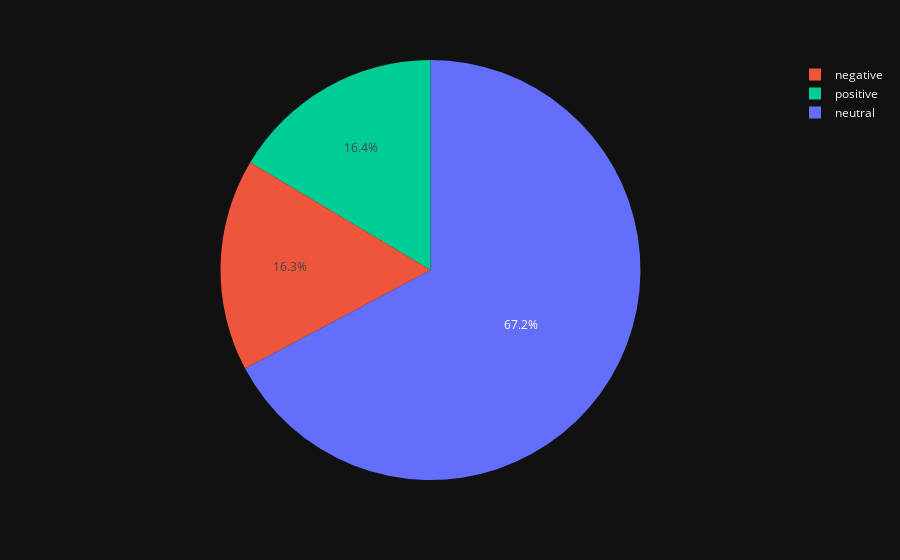
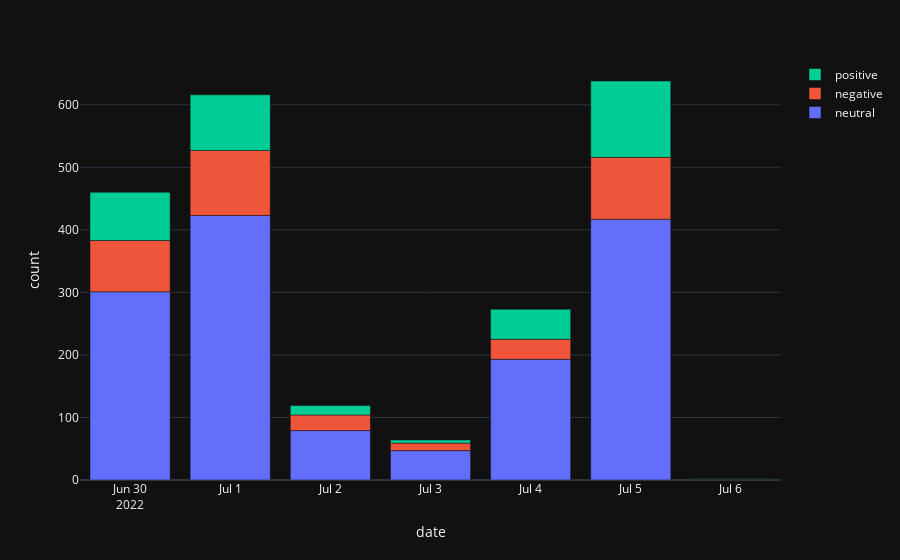

Notebook source saved alongside these figures, in order:
### Code cell
#Pie and Barchart of news 
sp.sent_pie(source = "News", model = "FinBERT", part = "title",  ticker = "ALL").show()
sp.sent_bar(source = "News", model = "FinBERT", part = "title",  ticker = "ALL").show()

### Figure 1 — Plotly figure (JSON) as saved in the notebook; plotly's stock layout.template omitted (floating-point values rounded to 4 significant figures)
{"data": [{"customdata": [["negative"], ["neutral"], ["positive"], ["negative"], ["neutral"], ["positive"], ["negative"], ["neutral"], ["positive"], ["negative"], ["neutral"], ["positive"], ["negative"], ["neutral"], ["positive"], ["negative"], ["neutral"], ["positive"], ["negative"], ["positive"]], "domain": {"x": [0, 1], "y": [0, 1]}, "hovertemplate": "title_FinBERT=%{customdata[0]}<br>count=%{value}<extra></extra>", "labels": ["negative", "neutral", "positive", "negative", "neutral", "positive", "negative", "neutral", "positive", "negative", "neutral", "positive", "negative", "neutral", "positive", "negative", "neutral", "positive", "negative", "positive"], "legendgroup": "", "marker": {"colors": ["#EF553B", "#636EFA", "#00CC96", "#EF553B", "#636EFA", "#00CC96", "#EF553B", "#636EFA", "#00CC96", "#EF553B", "#636EFA", "#00CC96", "#EF553B", "#636EFA", "#00CC96", "#EF553B", "#636EFA", "#00CC96", "#EF553B", "#00CC96"]}, "name": "", "showlegend": true, "type": "pie", "values": [82, 301, 77, 104, 423, 89, 25, 79, 15, 12, 47, 5, 32, 193, 48, 99, 417, 122, 1, 1]}], "layout": {"legend": {"tracegroupgap": 0, "traceorder": "reversed"}, "margin": {"t": 60}, "title": {"font": {"family": "Courier New, monospace", "size": 25}, "x": 0.5, "xanchor": "center", "y": 0.95, "yanchor": "top"}}}

### Figure 2 — Plotly figure (JSON) as saved in the notebook; plotly's stock layout.template omitted (floating-point values rounded to 4 significant figures)
{"data": [{"alignmentgroup": "True", "hovertemplate": "title_FinBERT=neutral<br>date=%{x}<br>count=%{y}<extra></extra>", "legendgroup": "neutral", "marker": {"color": "#636EFA", "pattern": {"shape": ""}}, "name": "neutral", "offsetgroup": "neutral", "orientation": "v", "showlegend": true, "textposition": "auto", "type": "bar", "x": ["2022-06-30T00:00:00", "2022-07-01T00:00:00", "2022-07-02T00:00:00", "2022-07-03T00:00:00", "2022-07-04T00:00:00", "2022-07-05T00:00:00"], "xaxis": "x", "y": [301, 423, 79, 47, 193, 417], "yaxis": "y"}, {"alignmentgroup": "True", "hovertemplate": "title_FinBERT=negative<br>date=%{x}<br>count=%{y}<extra></extra>", "legendgroup": "negative", "marker": {"color": "#EF553B", "pattern": {"shape": ""}}, "name": "negative", "offsetgroup": "negative", "orientation": "v", "showlegend": true, "textposition": "auto", "type": "bar", "x": ["2022-06-30T00:00:00", "2022-07-01T00:00:00", "2022-07-02T00:00:00", "2022-07-03T00:00:00", "2022-07-04T00:00:00", "2022-07-05T00:00:00", "2022-07-06T00:00:00"], "xaxis": "x", "y": [82, 104, 25, 12, 32, 99, 1], "yaxis": "y"}, {"alignmentgroup": "True", "hovertemplate": "title_FinBERT=positive<br>date=%{x}<br>count=%{y}<extra></extra>", "legendgroup": "positive", "marker": {"color": "#00CC96", "pattern": {"shape": ""}}, "name": "positive", "offsetgroup": "positive", "orientation": "v", "showlegend": true, "textposition": "auto", "type": "bar", "x": ["2022-06-30T00:00:00", "2022-07-01T00:00:00", "2022-07-02T00:00:00", "2022-07-03T00:00:00", "2022-07-04T00:00:00", "2022-07-05T00:00:00", "2022-07-06T00:00:00"], "xaxis": "x", "y": [77, 89, 15, 5, 48, 122, 1], "yaxis": "y"}], "layout": {"barmode": "relative", "legend": {"title": {"text": ""}, "tracegroupgap": 0, "traceorder": "reversed"}, "margin": {"t": 60}, "title": {"font": {"family": "Courier New, monospace", "size": 25}, "x": 0.5, "xanchor": "center", "y": 0.95, "yanchor": "top"}, "xaxis": {"anchor": "y", "domain": [0, 1], "dtick": "D1", "title": {"text": "date"}}, "yaxis": {"anchor": "x", "domain": [0, 1], "title": {"text": "count"}}}}
